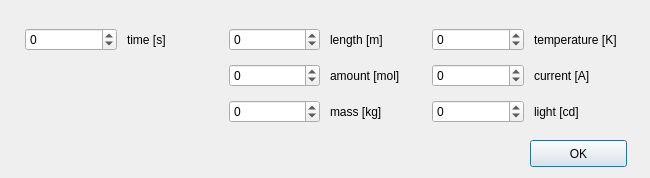
<?xml version="1.0" encoding="UTF-8"?>
<ui version="4.0">
 <class>PysUnitsDialog</class>
 <widget class="QDialog" name="PysUnitsDialog">
  <property name="geometry">
   <rect>
    <x>0</x>
    <y>0</y>
    <width>650</width>
    <height>178</height>
   </rect>
  </property>
  <property name="windowTitle">
   <string>Dialog</string>
  </property>
  <widget class="QWidget" name="layoutWidget">
   <property name="geometry">
    <rect>
     <x>20</x>
     <y>20</y>
     <width>611</width>
     <height>111</height>
    </rect>
   </property>
   <layout class="QGridLayout">
    <property name="margin">
     <number>5</number>
    </property>
    <property name="spacing">
     <number>10</number>
    </property>
    <item row="0" column="1">
     <widget class="QLabel" name="label_4">
      <property name="text">
       <string>time [s]</string>
      </property>
     </widget>
    </item>
    <item row="0" column="2">
     <widget class="QSpinBox" name="spinBoxLength">
      <property name="minimum">
       <number>-99</number>
      </property>
     </widget>
    </item>
    <item row="0" column="3">
     <widget class="QLabel" name="label_5">
      <property name="text">
       <string>length [m]</string>
      </property>
     </widget>
    </item>
    <item row="0" column="4">
     <widget class="QSpinBox" name="spinBoxTemperature">
      <property name="minimum">
       <number>-99</number>
      </property>
     </widget>
    </item>
    <item row="0" column="5">
     <widget class="QLabel" name="label_8">
      <property name="text">
       <string>temperature [K]</string>
      </property>
     </widget>
    </item>
    <item row="1" column="2">
     <widget class="QSpinBox" name="spinBoxAmount">
      <property name="minimum">
       <number>-99</number>
      </property>
     </widget>
    </item>
    <item row="1" column="3">
     <widget class="QLabel" name="label_6">
      <property name="text">
       <string>amount [mol]</string>
      </property>
     </widget>
    </item>
    <item row="1" column="4">
     <widget class="QSpinBox" name="spinBoxCurrent">
      <property name="minimum">
       <number>-99</number>
      </property>
     </widget>
    </item>
    <item row="1" column="5">
     <widget class="QLabel" name="label_9">
      <property name="text">
       <string>current [A]</string>
      </property>
     </widget>
    </item>
    <item row="2" column="2">
     <widget class="QSpinBox" name="spinBoxMass">
      <property name="minimum">
       <number>-99</number>
      </property>
     </widget>
    </item>
    <item row="2" column="3">
     <widget class="QLabel" name="label_7">
      <property name="text">
       <string>mass [kg]</string>
      </property>
     </widget>
    </item>
    <item row="2" column="4">
     <widget class="QSpinBox" name="spinBoxLight">
      <property name="minimum">
       <number>-99</number>
      </property>
     </widget>
    </item>
    <item row="2" column="5">
     <widget class="QLabel" name="label_10">
      <property name="text">
       <string>light [cd]</string>
      </property>
     </widget>
    </item>
    <item row="0" column="0">
     <widget class="QSpinBox" name="spinBoxTime">
      <property name="sizePolicy">
       <sizepolicy hsizetype="Minimum" vsizetype="Fixed">
        <horstretch>0</horstretch>
        <verstretch>5</verstretch>
       </sizepolicy>
      </property>
      <property name="accessibleDescription">
       <string notr="true"/>
      </property>
      <property name="minimum">
       <number>-99</number>
      </property>
     </widget>
    </item>
   </layout>
  </widget>
  <widget class="QPushButton" name="pushOK">
   <property name="geometry">
    <rect>
     <x>530</x>
     <y>140</y>
     <width>97</width>
     <height>27</height>
    </rect>
   </property>
   <property name="text">
    <string>OK</string>
   </property>
  </widget>
 </widget>
 <resources/>
 <connections/>
</ui>
